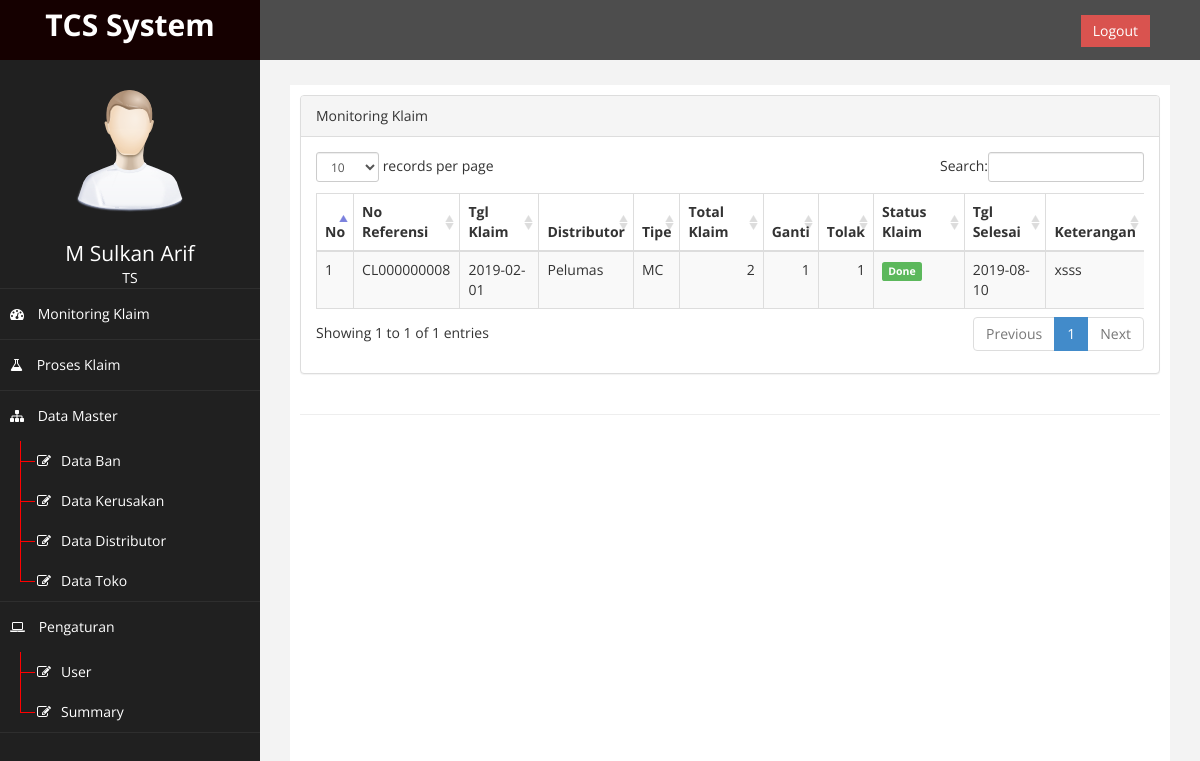
/ (signed in), run on an earlier commit of the app's database.
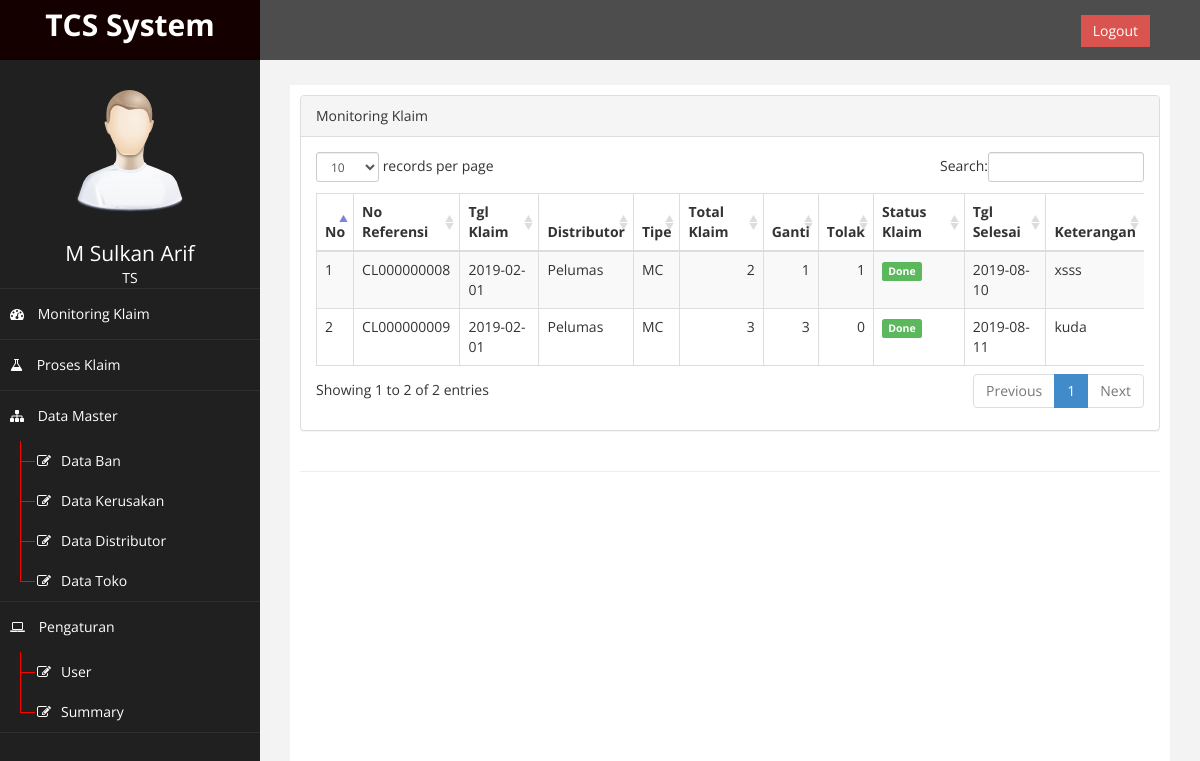
And on a later commit of the database.
### tables this page shows
CREATE TABLE `db_klaim_detail` (
  `id_klaim_detail` int(11) NOT NULL AUTO_INCREMENT,
  `id_klaim` int(11) NOT NULL,
  `id_ban` int(11) DEFAULT NULL,
  `id_toko` int(11) DEFAULT NULL,
  `keterangan` text,
  `id_kerusakan` text,
  `sisa_alur` decimal(8,1) DEFAULT NULL,
  PRIMARY KEY (`id_klaim_detail`)
);

### page/monitoring/monitoring.php (the view)
<?php
$klaim = [];
$sql = " SELECT kl.*,dis.kode_distributor,dis.nama_distributor from
(SELECT d.*,h.no_klaim,b.kode,b.ukuran,b.grup,b.alur_ban,k.kode_kerusakan,k.nama_kerusakan,k.sebab,k.disposisi,t.kode_toko,t.nama_toko,h.`status`,
sum(if(k.disposisi = 'Tolak',1,0)) AS tolak, sum(if(k.disposisi = 'Ganti',1,0)) AS ganti,h.tgl_klaim,if(h.`status` = 'Done',DATE(tgl_selesai),'') AS tgl_selesai,h.id_distributor,count(d.id_klaim_detail) as total_klaim
FROM db_klaim_detail d
JOIN db_klaim h ON d.id_klaim = h.id_klaim
JOIN db_ban b ON d.id_ban = b.id
JOIN db_kerusakan k ON d.id_kerusakan = k.id_kerusakan
JOIN db_toko t ON d.id_toko = t.id_toko
GROUP BY h.no_klaim) AS kl
JOIN db_distributor dis ON kl.id_distributor = dis.id_distributor ";
$query = mysqli_query($conn, $sql);
$no = 1;
while ($row = mysqli_fetch_assoc($query)) {
    $row['no'] = $no;
    $klaim[] = $row;
    $no++;
}
?>
<div class="panel panel-default">
    <div class="panel-heading">
        Monitoring Klaim
    </div>
    <div class="panel-body">
        <div class="table-responsive">
            <table class="table table-striped table-bordered table-hover" id="dataTables-example">
                <thead>
                    <tr>
                        <th>No</th>
                        <th>No Referensi</th>
                        <th>Tgl Klaim</th>
                        <th>Distributor</th>
                        <th>Tipe</th>
                        <th>Total Klaim</th>
                        <th>Ganti</th>
                        <th>Tolak</th>
                        <th>Status Klaim</th>
                        <th>Tgl Selesai</th>
                        <th>Keterangan</th>
                    </tr>
                </thead>
                <tbody>
                    <?php
                    foreach ($klaim as $key => $v) : ?>
                        <tr>
                            <td><?= $v['no'] ?></td>
                            <td><?= $v['no_klaim'] ?></td>
                            <td><?= $v['tgl_klaim'] ?></td>
                            <td><?= $v['nama_distributor'] ?></td>
                            <td><?= $v['grup'] ?></td>
                            <td class="text-right"><?= $v['total_klaim'] ?></td>
                            <td class="text-right"><?= $v['ganti'] ?></td>
                            <td class="text-right"><?= $v['tolak'] ?></td>
                            <td class=""><span class="<?= $v['status'] == 'Done' ? 'label label-success' : '' ?>"><?= $v['status'] ?></span></td>
                            <td class=""><span class="">
                                    <?= $v['status'] == 'Done' ? date('Y-m-d', strtotime($v['tgl_selesai'])) : '' ?>
                                </span></td>
                            <td data-toggle="tooltip" title="<?= $v['keterangan'] ?>"><?= strlen($v['keterangan']) >= 30 ? substr($v['keterangan'], 0, 30) . '...' : $v['keterangan'] ?></td>
                        </tr>
                    <?php endforeach; ?>
                </tbody>
            </table>
        </div>
    </div>
</div>

What changed in the data, as far as the page shows it:
added db_klaim_detail: no "2", no_klaim "CL000000009", tgl_klaim "2019-02-01", nama_distributor "Pelumas", grup "MC", total_klaim "3", ganti "3", tolak "0", status "Done", tgl_selesai "2019-08-11", keterangan "kuda"
Also different on the page:
text written by a page script: "records per page Search: Showing 1 to 1 of 1 entries Previous 1 Next" → "records per page Search: Showing 1 to 2 of 2 entries Previous 1 Next"
